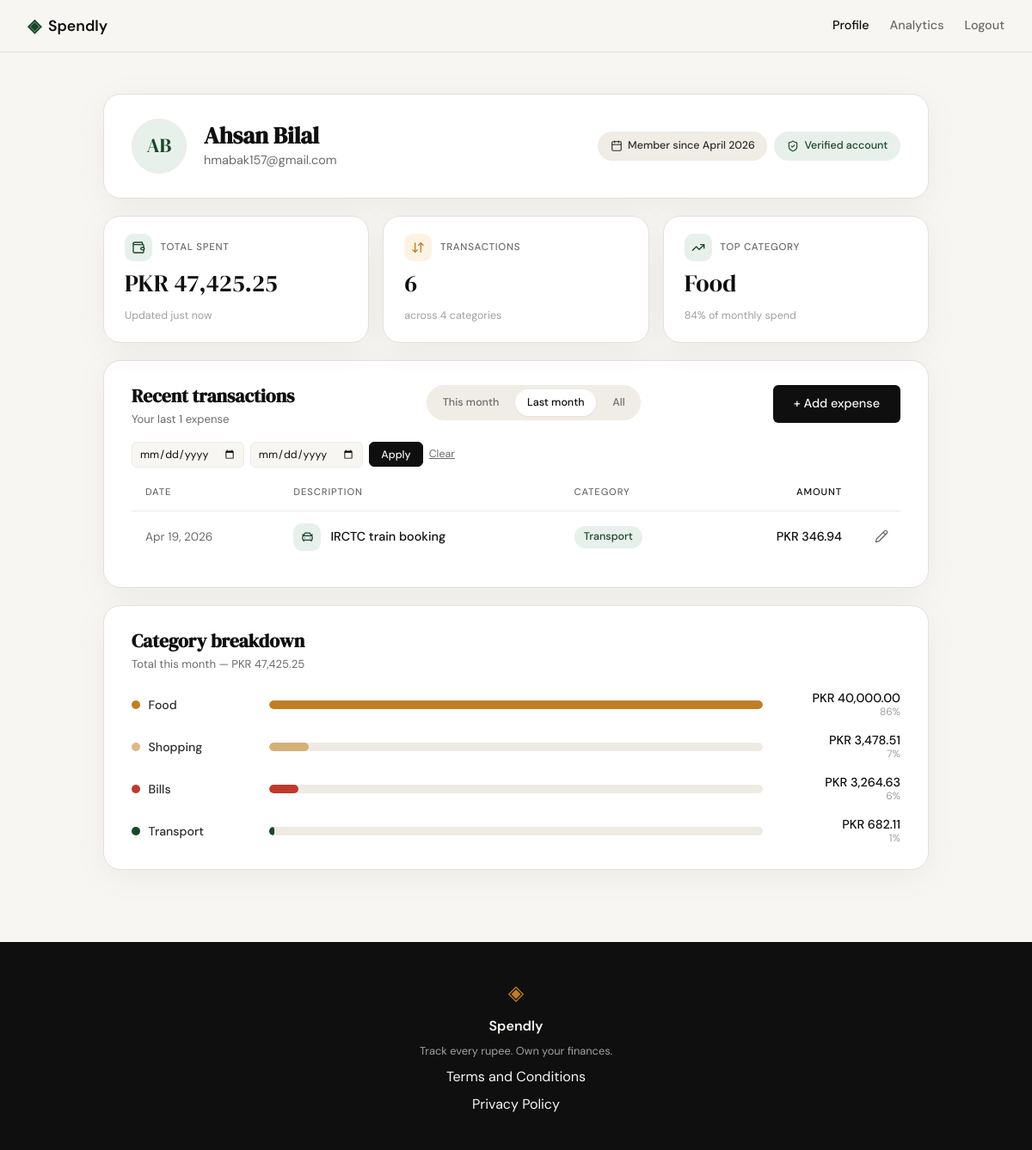
Page /profile?range=last_month (signed in) on the committed database.
### tables this page shows
CREATE TABLE users (
            id INTEGER PRIMARY KEY AUTOINCREMENT,
            name TEXT NOT NULL,
            email TEXT UNIQUE NOT NULL,
            password_hash TEXT NOT NULL,
            created_at TEXT DEFAULT (datetime('now'))
        );

CREATE TABLE expenses (
            id INTEGER PRIMARY KEY AUTOINCREMENT,
            user_id INTEGER NOT NULL REFERENCES users(id),
            amount REAL NOT NULL,
            category TEXT NOT NULL,
            date TEXT NOT NULL,
            description TEXT,
            created_at TEXT DEFAULT (datetime('now'))
        );

### app.py (the view)
@app.route("/profile")
def profile():
    if not session.get("user_id"):
        return redirect(url_for("login"))
    user = queries.get_user_by_id(session["user_id"])
    if user is None:
        session.pop("user_id", None)
        return redirect(url_for("login"))
    raw_from = request.args.get("from", "")
    raw_to = request.args.get("to", "")
    has_from_key = "from" in request.args
    has_to_key = "to" in request.args
    if has_from_key and has_to_key and not raw_from and not raw_to:
        preserved_range = request.args.get("range")
        if preserved_range in queries.TX_RANGES:
            return redirect(url_for("profile", range=preserved_range))
        return redirect(url_for("profile"))
    filter_error = None
    date_from = None
    date_to = None
    parsed_from = None
    parsed_to = None
    if raw_from:
        try:
            parsed_from = datetime.strptime(raw_from, "%Y-%m-%d")
        except ValueError:
            filter_error = "Please enter dates as YYYY-MM-DD."
    if raw_to and filter_error is None:
        try:
            parsed_to = datetime.strptime(raw_to, "%Y-%m-%d")
        except ValueError:
            filter_error = "Please enter dates as YYYY-MM-DD."
    if filter_error is None and parsed_from and parsed_to and parsed_from > parsed_to:
        filter_error = "Start date must be on or before end date."
    if filter_error is None:
        date_from = raw_from if parsed_from else None
        date_to = raw_to if parsed_to else None
    tx_range = request.args.get("range", "this_month")
    if tx_range not in queries.TX_RANGES:
        tx_range = "this_month"
    if bool(date_from) or bool(date_to):
        assert "custom" not in queries.TX_RANGES, \
            "TX_RANGES must not contain 'custom' — it's reserved for the date filter sentinel"
        tx_range = "custom"
    user_id = session["user_id"]
    stats = queries.get_summary_stats(user_id)
    expenses = queries.get_recent_transactions(
        user_id,
        limit=10,
        period=tx_range,
        date_from=date_from,
        date_to=date_to,
    )
    breakdown = queries.get_category_breakdown(user_id)
    breakdown_max_pct = max((b["pct"] for b in breakdown), default=1)
    initials = "".join(part[0] for part in user["name"].split()[:2]).upper() or "?"
    return render_template(
        "profile.html",
        user=user,
        initials=initials,
        member_since=user["member_since"],
        stats=stats,
        expenses=expenses,
        breakdown=breakdown,
        breakdown_max_pct=breakdown_max_pct,
        tx_range=tx_range,
        date_from=date_from or "",
        date_to=date_to or "",
        filter_error=filter_error,
    )

### database/db.py (called while the page is built)
def get_db():
    conn = sqlite3.connect(DB_PATH)
    conn.row_factory = sqlite3.Row
    conn.execute("PRAGMA foreign_keys = ON")
    return conn

### database/queries.py (called while the page is built)
def get_user_by_id(user_id):
    conn = get_db()
    try:
        row = conn.execute(
            "SELECT id, name, email, created_at FROM users WHERE id = ?",
            (user_id,),
        ).fetchone()
    finally:
        conn.close()
    if row is None:
        return None
    member_since = "—"
    created_at = row["created_at"]
    if created_at:
        try:
            dt = datetime.strptime(created_at, "%Y-%m-%d %H:%M:%S")
            member_since = f"{dt:%B %Y}"
        except ValueError:
            member_since = "—"
    return {
        "id": row["id"],
        "name": row["name"],
        "email": row["email"],
        "member_since": member_since,
    }

def get_summary_stats(user_id):
    conn = get_db()
    try:
        totals = conn.execute(
            "SELECT COALESCE(SUM(amount), 0) AS total, COUNT(*) AS count "
            "FROM expenses WHERE user_id = ?",
            (user_id,),
        ).fetchone()
        top_row = conn.execute(
            "SELECT category, SUM(amount) AS cat_total FROM expenses "
            "WHERE user_id = ? GROUP BY category ORDER BY cat_total DESC LIMIT 1",
            (user_id,),
        ).fetchone()
    finally:
        conn.close()
    total_spent = float(totals["total"]) if totals is not None else 0.0
    transaction_count = int(totals["count"]) if totals is not None else 0
    top_category = top_row["category"] if top_row is not None else "—"
    return {
        "total_spent": total_spent,
        "transaction_count": transaction_count,
        "top_category": top_category,
    }

### templates/profile.html (shortened to what this page needs)
{% extends "base.html" %}
{% set bd_total = breakdown|sum(attribute='amount') %}
{% set cat_icon = {
    'Food': 'utensils',
    'Transport': 'car-front',
    'Bills': 'receipt',
    'Health': 'heart-pulse',
    'Entertainment': 'film',
    'Shopping': 'shopping-bag',
    'Other': 'tag'
} %}
{% block content %}
<section class="profile-section">
    <div class="profile-container">
        <article class="profile-hero">
            <div class="profile-hero-main">
                <div class="profile-hero-avatar">{{ initials }}</div>
                <div class="profile-hero-id">
                    <h1 class="profile-hero-name">{{ user.name }}</h1>
                    <p class="profile-hero-email">{{ user.email }}</p>
                </div>
            </div>
            <div class="profile-hero-meta">
                <span class="profile-hero-pill">
                    <i data-lucide="calendar"></i>
                    Member since {{ member_since }}
                </span>
                <span class="profile-hero-pill profile-hero-pill-success">
                    <i data-lucide="shield-check"></i>
                    Verified account
                </span>
            </div>
        </article>
        <div class="stats-grid">
            <div class="stat-card">
                <div class="stat-head">
                    <span class="stat-icon stat-icon-accent"><i data-lucide="wallet"></i></span>
                    <span class="stat-label">Total spent</span>
                </div>
                <span class="stat-value">PKR {{ "{:,.2f}".format(stats.total_spent) }}</span>
                <div class="stat-foot">
                    <span class="stat-foot-text">Updated just now</span>
                </div>
            </div>
            <div class="stat-card">
                <div class="stat-head">
                    <span class="stat-icon stat-icon-amber"><i data-lucide="arrow-down-up"></i></span>
                    <span class="stat-label">Transactions</span>
                </div>
                <span class="stat-value">{{ stats.transaction_count }}</span>
                <div class="stat-foot">
                    <span class="stat-foot-text">across {{ breakdown|length }} categor{{ 'y' if breakdown|length == 1 else 'ies' }}</span>
                </div>
            </div>
            <div class="stat-card">
                <div class="stat-head">
                    <span class="stat-icon stat-icon-accent"><i data-lucide="trending-up"></i></span>
                    <span class="stat-label">Top category</span>
                </div>
                <span class="stat-value">{{ stats.top_category }}</span>
                <div class="stat-foot">
                    {% if breakdown and bd_total > 0 %}
                        {% set top_amt = (breakdown|selectattr('name','equalto',stats.top_category)|map(attribute='amount')|first) or 0 %}
                        <span class="stat-foot-text">{{ ((top_amt / bd_total) * 100)|round(0)|int }}% of monthly spend</span>
                    {% else %}
                        <span class="stat-foot-text">No spend yet</span>
                    {% endif %}
                </div>
            </div>
        </div>
        <section class="profile-panel">
            <header class="panel-header">
                <div class="panel-title-wrap">
                    <h2 class="panel-title">Recent transactions</h2>
                    <p class="panel-sub">Your last {{ expenses|length }} expense{{ '' if expenses|length == 1 else 's' }}</p>
                </div>
                <div class="panel-tools">
                    <a class="filter-pill{% if tx_range == 'this_month' %} is-active{% endif %}"
                       href="{{ url_for('profile', range='this_month') }}">This month</a>
                    <a class="filter-pill{% if tx_range == 'last_month' %} is-active{% endif %}"
                       href="{{ url_for('profile', range='last_month') }}">Last month</a>
                    <a class="filter-pill{% if tx_range == 'all' %} is-active{% endif %}"
                       href="{{ url_for('profile', range='all') }}">All</a>
                </div>
                <a class="btn-primary" href="{{ url_for('add_expense') }}">+ Add expense</a>
                <form method="get" action="{{ url_for('profile') }}" class="filter-form">
                    <input type="date" class="filter-date" name="from" value="{{ date_from }}" aria-label="From">
                    <input type="date" class="filter-date" name="to" value="{{ date_to }}" aria-label="To">
                    <button type="submit" class="filter-apply">Apply</button>
                    <a class="filter-clear" href="{{ url_for('profile') }}">Clear</a>
                </form>
            </header>
            {% if expenses %}
            <div class="tx-table-wrap">
                <table class="tx-table">
                    <thead>
                        <tr>
                            <th>Date</th>
                            <th>Description</th>
                            <th>Category</th>
                            <th class="tx-amount">Amount</th>
                            <th class="tx-actions"><span class="sr-only">Actions</span></th>
                        </tr>
                    </thead>
                    <tbody>
                        {% for e in expenses %}
                        <tr>
                            <td class="tx-date">{{ e.date }}</td>
                            <td>
                                <div class="tx-desc">
                                    <span class="tx-desc-icon cat-{{ e.category|lower }}">
                                        <i data-lucide="{{ cat_icon.get(e.category, 'tag') }}"></i>
                                    </span>
                                    <span class="tx-desc-text">{{ e.description }}</span>
                                </div>
                            </td>
                            <td><span class="tx-pill cat-{{ e.category|lower }}">{{ e.category }}</span></td>
                            <td class="tx-amount">PKR {{ "{:,.2f}".format(e.amount) }}</td>
                            <td class="tx-actions">
                                <a class="tx-edit" href="{{ url_for('edit_expense', id=e.id) }}" aria-label="Edit expense">
                                    <i data-lucide="pencil"></i>
                                </a>
                            </td>
                        </tr>
                        {% endfor %}
                    </tbody>
                </table>
            </div>
            {% else %}
            <div class="tx-empty">
                <p>You haven't logged any expenses yet.</p>
                <a class="btn-primary" href="{{ url_for('add_expense') }}">Add your first expense</a>
            </div>
            {% endif %}
        </section>
        <section class="profile-panel">
            <header class="panel-header">
                <div class="panel-title-wrap">
                    <h2 class="panel-title">Category breakdown</h2>
                    <p class="panel-sub">Total this month — PKR {{ "{:,.2f}".format(bd_total) }}</p>
                </div>
            </header>
            {% if breakdown %}
            <div class="bd-list">
                {% for b in breakdown %}
                <div class="bd-row">
                    <div class="bd-cat">
                        <span class="bd-cat-dot bar-{{ b.name|lower }}"></span>
                        <span class="bd-cat-name">{{ b.name }}</span>
                    </div>
                    <div class="bd-track">
                        <div class="bd-fill bar-{{ b.name|lower }}"
                             style="width: {{ ((b.pct / breakdown_max_pct) * 100)|round(0, 'floor') }}%;"></div>
                    </div>
                    <div class="bd-meta">
                        <span class="bd-amount">PKR {{ "{:,.2f}".format(b.amount) }}</span>
                        <span class="bd-pct">{{ b.pct }}%</span>
                    </div>
                </div>
                {% endfor %}
            </div>
            {% else %}
            <p class="bd-empty">Log some expenses to see your category breakdown.</p>
            {% endif %}
        </section>
    </div>
</section>
{% endblock %}

### rows in the picture
users: name "Ahsan Bilal", email "hmabak157@gmail.com"
expenses: top_category "Food", name "Food", {{ ((b.pct / breakdown_max_pct) * 100)|round(0, 'floor') }} 100.0 (drawn), amount "40,000.00", pct "86"
expenses: date "Apr 19, 2026", description "IRCTC train booking", category "Transport", amount "346.94"
expenses: name "Shopping", {{ ((b.pct / breakdown_max_pct) * 100)|round(0, 'floor') }} 8.0 (drawn), amount "3,478.51", pct "7"

### other values in the picture
{{ initials }} "AB"
{{ member_since }} "April 2026"
{{ "{:,.2f}".format(stats.total_spent) }} "47,425.25"
{{ stats.transaction_count }} "6"
{{ breakdown|length }} "4"
{{ 'y' if breakdown|length == 1 else 'ies' }} "ies"
{{ ((top_amt / bd_total) * 100)|round(0)|int }} "84"
{{ expenses|length }} "1"
{{ "{:,.2f}".format(bd_total) }} "47,425.25"
{{ b.name }} "Bills" "Transport"
{{ "{:,.2f}".format(b.amount) }} "3,264.63" "682.11"
{{ b.pct }} "6" "1"
